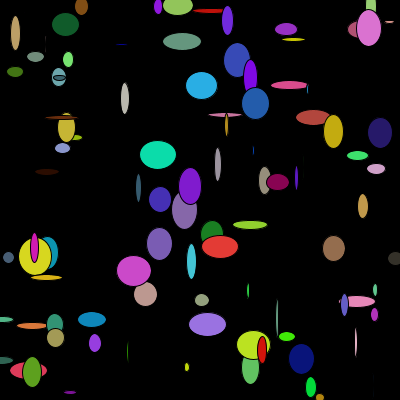
Frame 1 (no input)
Frame 60 (the mouse pressed at the canvas centre just before this capture): identical to frame 1, image omitted
Frame 120 (the mouse held since frame 60 and released just before this capture): identical to frame 1, image omitted

The Processing sketch that drew this single still picture (run headless with seeded random() and noise(); from frame 60 on, the mouse is pressed at the canvas centre):

// Processing sketch: processing_82352
// ── processing_82352.pde

int count=0;
void setup(){
  size(400,400);
  background(0);
  frameRate(5);
}
void draw(){
  while(count<100){
    fill(random(235),random(235),random(235));
    ellipse(random(400),random(400),random(40),random(40));
    count=count+1;
    print(count);
  }
}
  
